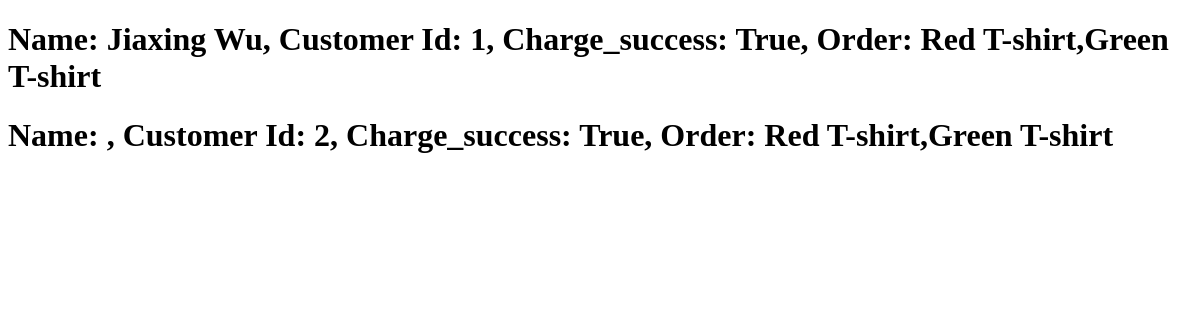
The app's page /customers/, older data.
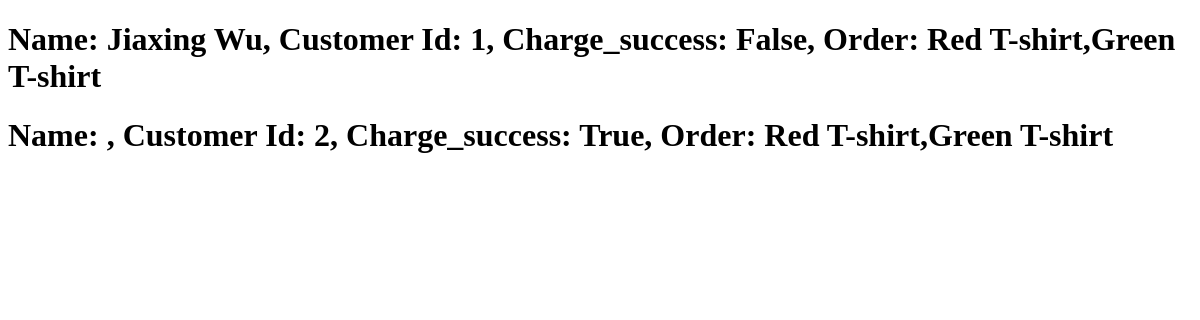
The same page, newer data.
### lite_models/models.py (models this page shows)
class Customer(models.Model):
    customer_id = models.AutoField(primary_key=True)
    first_name = models.CharField(max_length=26)
    last_name = models.CharField(max_length=26)
    street = models.CharField(max_length=35)
    city = models.CharField(max_length=35)
    state = models.CharField(max_length=35)
    postal_code = models.CharField(validators=[MinLengthValidator(5), only_numbers] ,max_length=5)
    phone = PhoneNumberField(null=False, blank=False)
    email = models.EmailField(max_length=320, unique=True)
    order_list = models.CharField(max_length=1000) # str list with comma delimiter Ex: "item_id1 quanitity1, item_id2 quanitity2, ..."
    order_total = models.FloatField(validators=[MinValueValidator(0.0)])
    charge_success = models.BooleanField(default=False)
    def __str__(self) -> str:
        return f'Name: {self.first_name} {self.last_name}, Customer Id: {str(self.customer_id)}, Charge_success: {self.charge_success}, Order: {self.order_list}'

### transaction/views.py (the view)
# urls.py: path('customers/', views.customers, name='customers'),
def customers(request: HttpRequest) -> HttpRequest:
    context = {'customers': list(Customer.objects.all())}
    return render(request, 'transaction/customers.html', context=context)

### transaction/templates/transaction/customers.html (shortened to what this page needs)
<!DOCTYPE html>
{% load static %}
<html>
<head>
</head>
<body>
  <main>
    {% for value in customers%}
      <h1>{{value}}</h1>
    {% endfor %}
  </main>
</body>
</html>

Row changes from the older to the newer data that the page shows:
changed Customer: first_name+last_name+customer_id "Name: Jiaxing Wu, Customer Id: 1, Charge_success: True, Order: Red T-shirt,Green T-shirt" → "Name: Jiaxing Wu, Customer Id: 1, Charge_success: False, Order: Red T-shirt,Green T-shirt"
